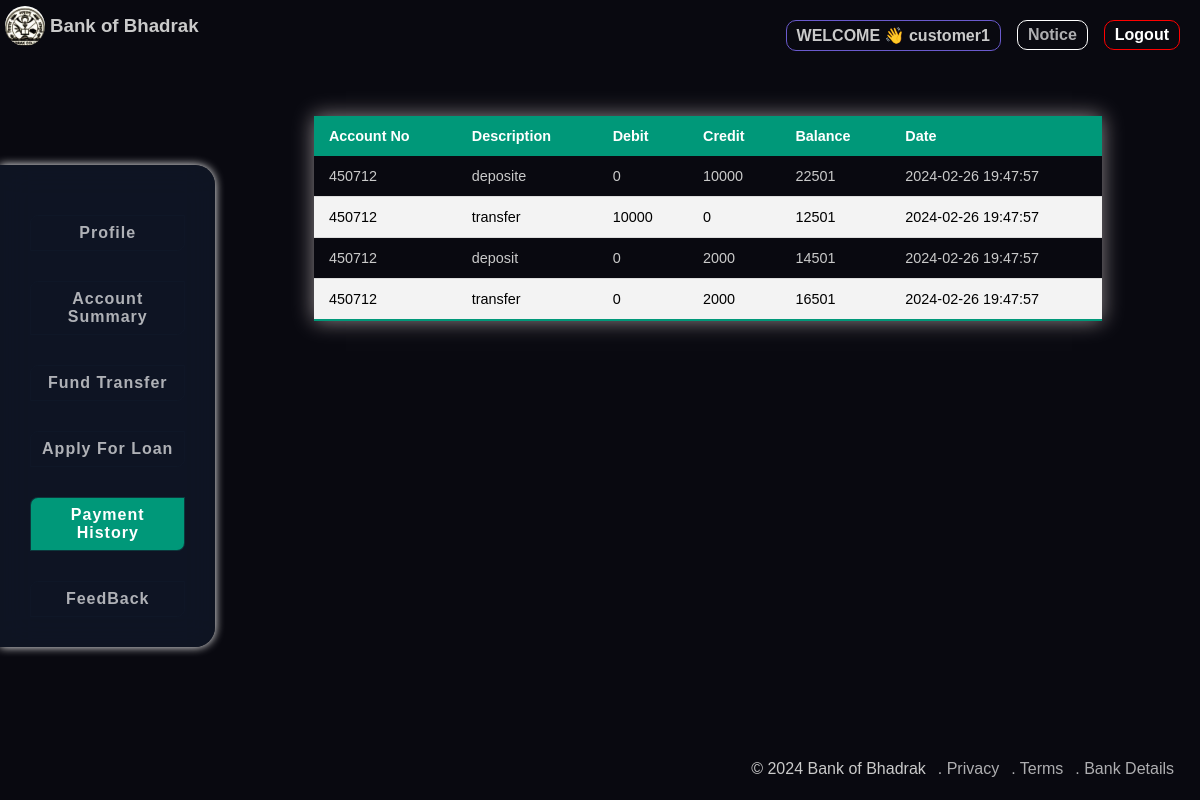
/bank/components/customer/payment_history.php (signed in), run on the app's committed database.
### tables this page shows
CREATE TABLE `cd` (
  `id` int(11) NOT NULL,
  `accno` int(11) NOT NULL,
  `description` varchar(50) NOT NULL,
  `credit` int(11) NOT NULL,
  `debit` int(11) NOT NULL,
  `balance` int(11) NOT NULL,
  `date` datetime NOT NULL DEFAULT current_timestamp()
);

### bank/components/customer/payment_history.php (the view, shortened to what this page needs)
<html lang="en">
<head>
    <link rel="stylesheet" href="style.css">
</head>
        <?php
            require "db.php";
            $userId=$_SESSION['userId'];
            $sql="SELECT * FROM useraccounts WHERE uname='$userId'";
            $result=mysqli_query($conn,$sql);
            $row=mysqli_fetch_array($result);
            $accno=$row['accountno'];
        ?>
<body>
    <nav>
        <div class="logo">
        <a href="#"><img src="/bank/images/logo.jpg" alt=""></a>
        <h3>Bank of Bhadrak</h3>
        </div>
        <div class="icons">
            <ul>
            <li id="welcome">WELCOME 👋 <?php echo $userId ?></li>
            <a href="show_notice.php"><li>Notice</li></a>
            <a href="/bank/logout.php"><li id="logout">Logout</li></a>
            </ul>
        </div>
    </nav>
    <main>
    <div class="dashboard">
            <ul class="elem">
                <a href="profile.php"><li>Profile</li></a>
                <a href="customer_dashboard.php"><li>Account Summary</li></a>
                <a href="fund_transfer.php"><li>Fund Transfer</li></a>
                <a href="loan_apply.php"><li>Apply For Loan</li></a>
                <a href="payment_history.php"><li style="background:#009879; color:white;">Payment History</li></a>
                <a href="feedback.php"><li>FeedBack</li></a>
            </ul>
        </div>
        <div class="hero">
            <div  align="center" class="recent-transactions">
                <table class="styled">
                    <thead>
                        <tr>
                        <th>Account No</th>
                        <th>Description</th>
                        <th>Debit</th>
                        <th>Credit</th>
                        <th>Balance</th>
                        <th>Date</th>
                        </tr>
                    </thead>
                    <tbody>
                    <?php
                    $sql="SELECT * FROM cd WHERE accno='$accno'";
                    $result=mysqli_query($conn,$sql);
                    if(mysqli_num_rows($result)>0){
                    while($row=mysqli_fetch_array($result)){
                        echo "
                        <tr>
                        <td>".$row['accno']."</td>
                        <td>".$row['description']."</td>
                        <td>".$row['debit']."</td>
                        <td>".$row['credit']."</td>
                        <td>".$row['balance']."</td>
                        <td>".$row['date']."</td>
                        </tr>
                        ";
                        }
                    }else{
                        echo "<script>document.getElementsByClassName('hero')[0].innerHTML='No data found 🥲'</script>";
                    }
                    ?>
                    </tbody>
                </table>
            </div>
        </div>
    </main>
    <footer style="display:flex; justify-content:flex-end; gap:12px; transform:translateX(-26px);">
            <div>&copy; 2024 Bank of Bhadrak</div>
            <div><a href="/bank/privacy.php">. Privacy</a></div>
            <div><a href="/bank/terms.php">. Terms</a></div>
            <div><a href="/bank/bankDetails.php">. Bank Details</a></div>
    </footer>
</body>
</html>

### bank/components/customer/style.css (style rules this page uses)
* { margin:0; padding:0; font-family:'Poppins',sans-serif; }
body { background-color: rgb(9, 9, 16); color:rgb(202, 202, 202); }
nav { display:flex; justify-content: space-between; }
nav .logo { display:flex; align-items: center; }
nav .logo img { height:40px; width:40px; padding:5px; border-radius: 30px; }
main { display:flex; height:80vh; justify-content: space-evenly; align-items: center; }
img { width:50%; }
footer { text-align:center; bottom:0; position:absolute; width:100vw; height:5vh; }
a { text-decoration: none; color:rgba(255, 255, 255, 0.676); }
main { padding:0; margin:0; justify-content: space-between; }
.dashboard { display:flex; margin-top:30px; flex-direction: column; padding:10px; backdrop-filter: blur(16px) saturate(180%); -webkit-backdrop-filter: blur(16px) saturate(180%); background-color: rgba(17, 25, 40, 0.75); box-sizing: border-box; box-shadow: 0 0 10px white; border-top-right-radius:20px ; border-bottom-right-radius: 20px; text-align: center; font-weight: 700; letter-spacing: 1; transform: translate(0,20px); }
.dashboard .elem { display:flex; flex-direction: column; gap:10px; padding:20px; }
.dashboard .elem li { border-bottom-right-radius: 8px; border-top-left-radius: 8px; }
li { list-style-type: none; margin-top: 20px; }
.elem li { padding:0.5rem; border:1px solid rgba(17, 25, 40, 0.75); }
.hero { display: flex; flex-direction: column; justify-content: center; align-items: center; width:90vw; margin-top: 10vh; height: 100%; }
.recent-transactions { width:100%; height:80vh; }
.styled { border-collapse: collapse; margin:25px 0; font-size: 0.9em; font-family: sans-serif; box-shadow: 0 0 20px rgba(224, 213, 213, 0.623); width:80%; }
.styled thead tr { background-color: #009879; color:white; text-align: left; }
.styled th, .styled td { padding: 12px 15px; }
.styled tbody tr { border-bottom: 1px solid #dddddd; }
.styled tbody tr:nth-of-type(even) { background-color: #f3f3f3; color:black; }
.styled tbody tr:last-of-type { border-bottom: 2px solid #009879; }
nav .icons { padding-right: 20px; }
nav .icons ul { display: flex; flex-direction: row; gap:1rem; }
nav .icons ul li { padding:5px; border:1px solid white; padding: 5px 10px 5px 10px; }
nav .icons ul li { border-radius: 10px; font-weight: 600; }
nav .icons ul #welcome { border: 1px solid slateblue; }
#logout { color:white; border: 1px solid red; }

### bank/components/customer/payment_history.php (style rules this page uses)
.hero { overflow-x:hidden; overflow-y:auto; }
.styled thead { position:sticky; top:0; }

### data on the page
cd: accno "450712", description "deposite", debit "0", credit "10000", balance "22501", date "2024-02-26 19:47:57"
cd: accno "450712", description "transfer", debit "10000", credit "0", balance "12501", date "2024-02-26 19:47:57"
cd: accno "450712", description "deposit", debit "0", credit "2000", balance "14501", date "2024-02-26 19:47:57"
cd: accno "450712", description "transfer", debit "0", credit "2000", balance "16501", date "2024-02-26 19:47:57"

### other printed values
$userId "customer1"
